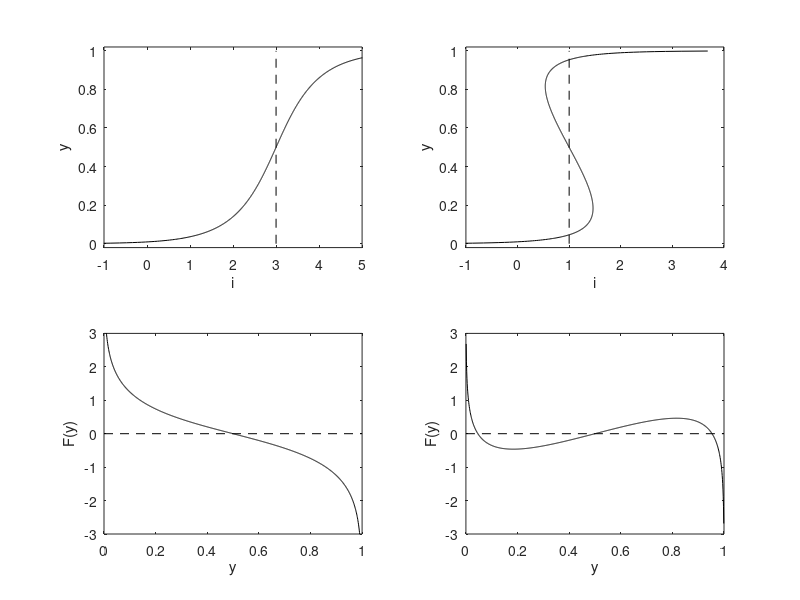
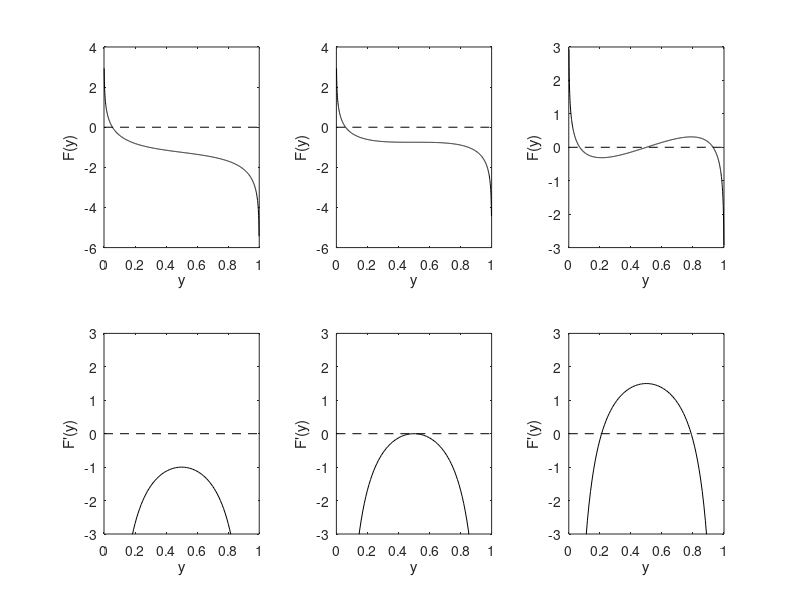
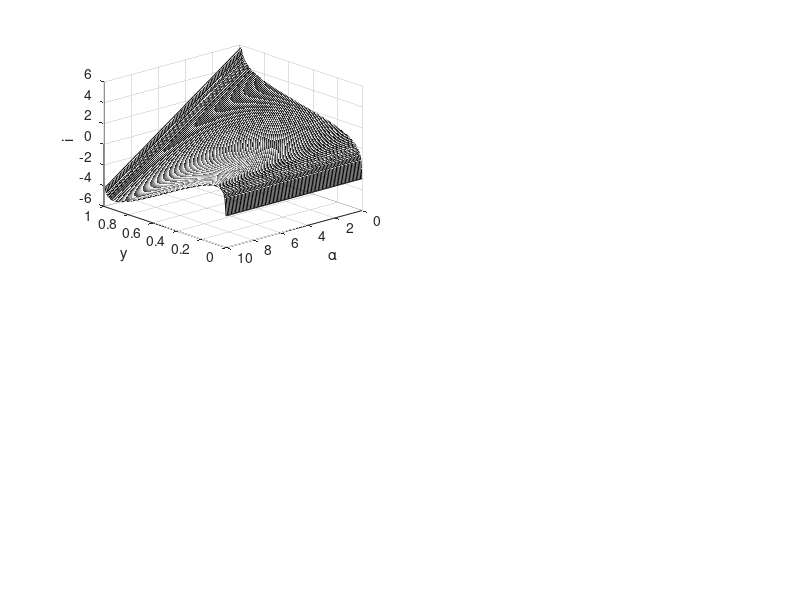
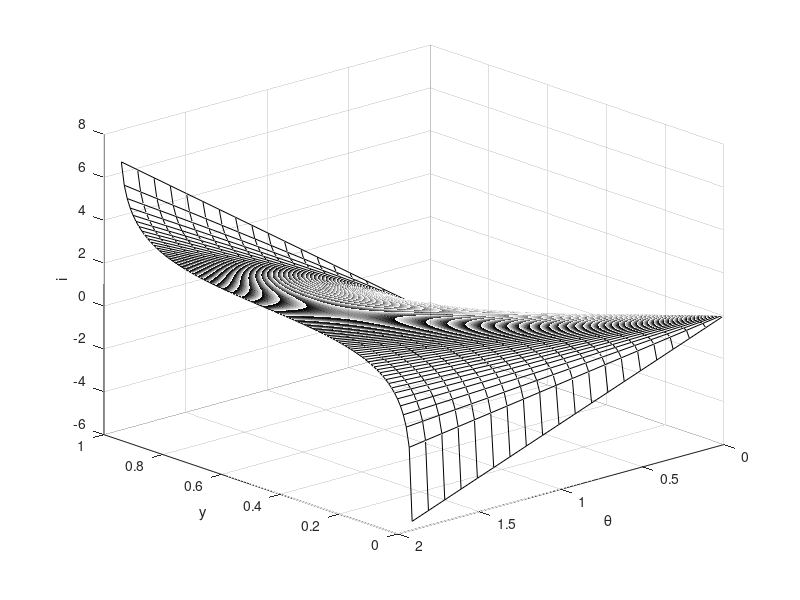

Write the MATLAB code that produced these figures, in order.
%% common part for all blocks

% k12 = 2.6 * logsig(38.73 / 3.5) - 0.49;
% u01 = 2.6 * logsig(-23.22);
% u12 = 2.6 * logsig(38.73 / 3.5);
% f_origin = @(u) heaviside_restricted(u - u12) .* (1.0 - 0.35 ./ (u - k12)) + ...
%                 (heaviside_restricted(u - u01) - heaviside_restricted(u - u12)) .* (0.1935 + log(u ./ (2.6 - u)) ./ 120.0);

f_sigm = @(u) logsig(u - 3.0);
s_sigm = @(y) 3.0 + log(y ./ (1 - y));

%% [sigmoidal model] figures of equilibrium: soft and hard states
figure();

mu = 0.75;
threshold = 1.25;
i_soft = 3.0;
i_hard = 1.0;
alpha_soft = 1.0;
alpha_hard = 5.0;
theta = 1.0;

y = 0.001 : 0.001 : 0.999;
F_soft = i_soft + alpha_soft .* y - threshold - mu .* theta .* s_sigm(y);
I_soft = -(alpha_soft .* y - threshold - mu .* theta .* s_sigm(y));
F_hard = i_hard + alpha_hard .* y - threshold - mu .* theta .* s_sigm(y);
I_hard = -(alpha_hard .* y -threshold - mu .* theta .* s_sigm(y));

subplot(2, 2, 1);
hold on; grid off; box on;
plot(I_soft, y, '-k');
plot([i_soft i_soft], [0 1], '--k');
xlabel('i');
ylabel('y');
xlim([-1 5]);
ylim([-0.02 1.02]);

subplot(2, 2, 3);
hold on; grid off; box on;
plot(y, F_soft, '-k');
plot([0 1], [0 0], '--k');
xlabel('y');
ylabel('F(y)');
ylim([-3.0 3.0])

subplot(2, 2, 2);
hold on; grid off; box on;
plot(I_hard, y, '-k');
plot([i_hard i_hard], [0 1], '--k');
xlabel('i');
ylabel('y');
xlim([-1 4]);
ylim([-0.02 1.02]);

subplot(2, 2, 4);
hold on; grid off; box on;
plot(y, F_hard, '-k');
plot([0 1], [0 0], '--k');
xlabel('y');
ylabel('F(y)');
ylim([-3.0 3.0])


%% [sigmoidal model] figures of equilibrium conditions
figure();

mu = 0.75;
threshold = 1.0;
theta     = 1.0;
i         = 1.0;
alpha_zero = 4.0 * mu * theta;
alpha_soft = alpha_zero / 1.5;
alpha_hard = alpha_zero * 1.5;

y = 0.001 : 0.001 : 0.999;
F_zero = i + alpha_zero .* y - threshold - mu .* theta .* s_sigm(y);
F_soft = i + alpha_soft .* y - threshold - mu .* theta .* s_sigm(y);
F_hard = i + alpha_hard .* y - threshold - mu .* theta .* s_sigm(y);

subplot(2, 3, 1);
hold on; grid off; box on;
plot(y, F_soft, '-k');
plot([0 1], [0 0], '--k');
xlabel('y');
ylabel('F(y)');

subplot(2, 3, 2);
hold on; grid off; box on;
plot(y, F_zero, '-k');
plot([0 1], [0 0], '--k');
xlabel('y');
ylabel('F(y)');

subplot(2, 3, 3);
hold on; grid off; box on;
plot(y, F_hard, '-k');
plot([0 1], [0 0], '--k');
xlabel('y');
ylabel('F(y)');

y = 0.1 : 0.01 : 0.9;
dF_zero = alpha_zero - mu .* theta .* (1 ./ y + 1.0 ./ (1.0 - y));
dF_soft = alpha_soft - mu .* theta .* (1 ./ y + 1.0 ./ (1.0 - y));
dF_hard = alpha_hard - mu .* theta .* (1 ./ y + 1.0 ./ (1.0 - y));

subplot(2, 3, 4);
hold on; grid off; box on;
plot(y, dF_soft, '-k');
plot([0 1], [0 0], '--k');
xlabel('y');
ylabel('F''(y)');
ylim([-3 3]);

subplot(2, 3, 5);
hold on; grid off; box on;
plot(y, dF_zero, '-k');
plot([0 1], [0 0], '--k');
xlabel('y');
ylabel('F''(y)');
ylim([-3 3]);

subplot(2, 3, 6);
hold on; grid off; box on;
plot(y, dF_hard, '-k');
plot([0 1], [0 0], '--k');
xlabel('y');
ylabel('F''(y)');
ylim([-3 3]);


%%
figure();

mu = 0.75;
threshold = 1.0;
alpha = 2.5;
theta = 1.0;

subplot(2, 2, 1);
hold on; grid on;
xlabel('y');
ylabel('\alpha');
zlabel('i');

y = 0.001 : 0.01 : 0.999;
alpha_values = 0.0 : 0.1 : 10.0;
i = -alpha_values' * y + repmat(mu .* theta .* s_sigm(y), length(alpha_values), 1);
surf(y, alpha_values, i, 'FaceColor', 'none');
view(-132, 24);

%%
figure();

mu = 0.75;
threshold = 1.0;
alpha = 2.5;
theta = 1.0;

hold on; grid on;
xlabel('y');
ylabel('\theta');
zlabel('i');

mu = 0.75;
threshold = 1.0;
alpha = 4.5;
theta = 1.0;

y = 0.001 : 0.01 : 0.999;
theta_values = 0.01 : 0.1 : 2.0;
i = repmat(-alpha .* y, length(theta_values), 1) + mu .* theta_values' * s_sigm(y);
surf(y, theta_values, i, 'FaceColor', 'none');
view(-132, 24);










